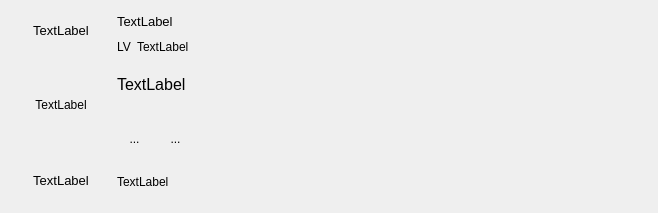
<?xml version="1.0" encoding="UTF-8"?>
<ui version="4.0">
 <class>CommentItem</class>
 <widget class="QWidget" name="CommentItem">
  <property name="geometry">
   <rect>
    <x>0</x>
    <y>0</y>
    <width>658</width>
    <height>213</height>
   </rect>
  </property>
  <property name="windowTitle">
   <string>Form</string>
  </property>
  <property name="styleSheet">
   <string notr="true">QToolButton
{
background-color:transparent;
  border: 0px;
  height: 0px;
  margin: 0px;
  padding: 0px;
  border-right: 0px;
  border-left: 0px;
}
QToolButton:hover  {
background-color:transparent;
  border-right: 0px;
  border-left: 0px;
}

QToolButton:pressed  {
background-color:transparent;
  border-right: 0px;
  border-left: 0px;
}

QToolButton:checked  {
background-color:transparent;
  border-right: 0px;
  border-left: 0px;
}</string>
  </property>
  <layout class="QGridLayout" name="gridLayout">
   <item row="0" column="0">
    <layout class="QHBoxLayout" name="horizontalLayout">
     <item>
      <layout class="QVBoxLayout" name="verticalLayout">
       <item>
        <layout class="QHBoxLayout" name="horizontalLayout_2">
         <item>
          <widget class="QLabel" name="indexLabel">
           <property name="minimumSize">
            <size>
             <width>100</width>
             <height>0</height>
            </size>
           </property>
           <property name="maximumSize">
            <size>
             <width>100</width>
             <height>30</height>
            </size>
           </property>
           <property name="font">
            <font>
             <pointsize>10</pointsize>
            </font>
           </property>
           <property name="layoutDirection">
            <enum>Qt::RightToLeft</enum>
           </property>
           <property name="text">
            <string>TextLabel</string>
           </property>
           <property name="alignment">
            <set>Qt::AlignCenter</set>
           </property>
          </widget>
         </item>
        </layout>
       </item>
       <item alignment="Qt::AlignHCenter">
        <widget class="HeadLabel" name="picIcon">
         <property name="minimumSize">
          <size>
           <width>100</width>
           <height>100</height>
          </size>
         </property>
         <property name="maximumSize">
          <size>
           <width>100</width>
           <height>100</height>
          </size>
         </property>
         <property name="text">
          <string>TextLabel</string>
         </property>
         <property name="alignment">
          <set>Qt::AlignCenter</set>
         </property>
        </widget>
       </item>
       <item>
        <widget class="QLabel" name="dateLabel">
         <property name="minimumSize">
          <size>
           <width>100</width>
           <height>0</height>
          </size>
         </property>
         <property name="maximumSize">
          <size>
           <width>100</width>
           <height>30</height>
          </size>
         </property>
         <property name="font">
          <font>
           <pointsize>10</pointsize>
          </font>
         </property>
         <property name="text">
          <string>TextLabel</string>
         </property>
         <property name="alignment">
          <set>Qt::AlignCenter</set>
         </property>
        </widget>
       </item>
      </layout>
     </item>
     <item>
      <layout class="QVBoxLayout" name="verticalLayout_2">
       <item>
        <layout class="QVBoxLayout" name="verticalLayout_3">
         <item>
          <widget class="QLabel" name="nameLabel">
           <property name="minimumSize">
            <size>
             <width>0</width>
             <height>20</height>
            </size>
           </property>
           <property name="maximumSize">
            <size>
             <width>16777215</width>
             <height>20</height>
            </size>
           </property>
           <property name="font">
            <font>
             <pointsize>10</pointsize>
            </font>
           </property>
           <property name="layoutDirection">
            <enum>Qt::LeftToRight</enum>
           </property>
           <property name="styleSheet">
            <string notr="true"/>
           </property>
           <property name="text">
            <string>TextLabel</string>
           </property>
           <property name="alignment">
            <set>Qt::AlignLeading|Qt::AlignLeft|Qt::AlignVCenter</set>
           </property>
          </widget>
         </item>
         <item>
          <layout class="QHBoxLayout" name="horizontalLayout_4">
           <item>
            <widget class="QLabel" name="levelLabel">
             <property name="minimumSize">
              <size>
               <width>0</width>
               <height>20</height>
              </size>
             </property>
             <property name="maximumSize">
              <size>
               <width>16777215</width>
               <height>20</height>
              </size>
             </property>
             <property name="text">
              <string>LV</string>
             </property>
            </widget>
           </item>
           <item>
            <widget class="QLabel" name="titleLabel">
             <property name="minimumSize">
              <size>
               <width>0</width>
               <height>20</height>
              </size>
             </property>
             <property name="maximumSize">
              <size>
               <width>16777215</width>
               <height>20</height>
              </size>
             </property>
             <property name="text">
              <string>TextLabel</string>
             </property>
            </widget>
           </item>
           <item>
            <spacer name="horizontalSpacer_3">
             <property name="orientation">
              <enum>Qt::Horizontal</enum>
             </property>
             <property name="sizeHint" stdset="0">
              <size>
               <width>40</width>
               <height>20</height>
              </size>
             </property>
            </spacer>
           </item>
          </layout>
         </item>
         <item>
          <widget class="QLabel" name="commentLabel">
           <property name="font">
            <font>
             <pointsize>12</pointsize>
            </font>
           </property>
           <property name="text">
            <string>TextLabel</string>
           </property>
          </widget>
         </item>
         <item>
          <spacer name="verticalSpacer">
           <property name="orientation">
            <enum>Qt::Vertical</enum>
           </property>
           <property name="sizeType">
            <enum>QSizePolicy::Minimum</enum>
           </property>
           <property name="sizeHint" stdset="0">
            <size>
             <width>20</width>
             <height>10</height>
            </size>
           </property>
          </spacer>
         </item>
         <item>
          <layout class="QHBoxLayout" name="horizontalLayout_3">
           <property name="sizeConstraint">
            <enum>QLayout::SetDefaultConstraint</enum>
           </property>
           <item>
            <widget class="QToolButton" name="starButton">
             <property name="minimumSize">
              <size>
               <width>35</width>
               <height>35</height>
              </size>
             </property>
             <property name="styleSheet">
              <string notr="true">background-color:transparent;</string>
             </property>
             <property name="text">
              <string>...</string>
             </property>
            </widget>
           </item>
           <item>
            <widget class="QToolButton" name="commentButton">
             <property name="minimumSize">
              <size>
               <width>35</width>
               <height>35</height>
              </size>
             </property>
             <property name="styleSheet">
              <string notr="true">background-color:transparent;</string>
             </property>
             <property name="text">
              <string>...</string>
             </property>
            </widget>
           </item>
           <item>
            <spacer name="horizontalSpacer_2">
             <property name="orientation">
              <enum>Qt::Horizontal</enum>
             </property>
             <property name="sizeHint" stdset="0">
              <size>
               <width>30</width>
               <height>20</height>
              </size>
             </property>
            </spacer>
           </item>
          </layout>
         </item>
        </layout>
       </item>
       <item>
        <widget class="QLabel" name="linkLabel">
         <property name="maximumSize">
          <size>
           <width>16777215</width>
           <height>40</height>
          </size>
         </property>
         <property name="text">
          <string>TextLabel</string>
         </property>
        </widget>
       </item>
      </layout>
     </item>
    </layout>
   </item>
  </layout>
 </widget>
 <customwidgets>
  <customwidget>
   <class>HeadLabel</class>
   <extends>QLabel</extends>
   <header location="global">component.label.head_label.h</header>
  </customwidget>
 </customwidgets>
 <resources/>
 <connections>
  <connection>
   <sender>commentButton</sender>
   <signal>clicked()</signal>
   <receiver>CommentItem</receiver>
   <slot>OpenComment()</slot>
   <hints>
    <hint type="sourcelabel">
     <x>208</x>
     <y>147</y>
    </hint>
    <hint type="destinationlabel">
     <x>257</x>
     <y>241</y>
    </hint>
   </hints>
  </connection>
 </connections>
 <slots>
  <slot>AddLike()</slot>
  <slot>OpenComment()</slot>
  <slot>KillComment()</slot>
 </slots>
</ui>
